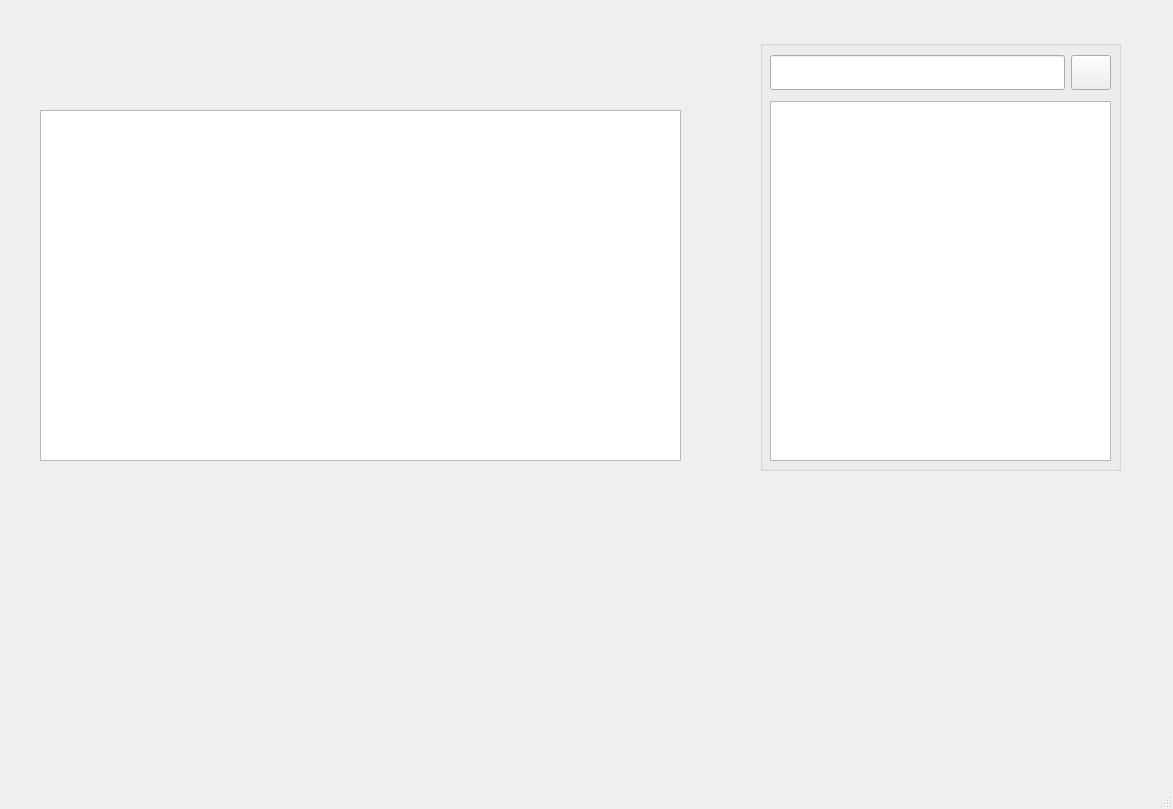
<?xml version="1.0" encoding="UTF-8"?>
<ui version="4.0">
 <class>MainWindow</class>
 <widget class="QMainWindow" name="MainWindow">
  <property name="geometry">
   <rect>
    <x>0</x>
    <y>0</y>
    <width>1173</width>
    <height>809</height>
   </rect>
  </property>
  <property name="windowTitle">
   <string>MainWindow</string>
  </property>
  <widget class="QWidget" name="centralwidget">
   <widget class="QLabel" name="label">
    <property name="geometry">
     <rect>
      <x>0</x>
      <y>0</y>
      <width>1171</width>
      <height>761</height>
     </rect>
    </property>
    <property name="text">
     <string/>
    </property>
    <property name="pixmap">
     <pixmap>../../image/ReadReview.png</pixmap>
    </property>
    <property name="scaledContents">
     <bool>true</bool>
    </property>
   </widget>
   <widget class="QLabel" name="label_poster">
    <property name="geometry">
     <rect>
      <x>30</x>
      <y>490</y>
      <width>241</width>
      <height>251</height>
     </rect>
    </property>
    <property name="text">
     <string/>
    </property>
    <property name="textFormat">
     <enum>Qt::RichText</enum>
    </property>
    <property name="scaledContents">
     <bool>true</bool>
    </property>
    <property name="wordWrap">
     <bool>false</bool>
    </property>
   </widget>
   <widget class="QLineEdit" name="lineEdit_Title">
    <property name="geometry">
     <rect>
      <x>470</x>
      <y>520</y>
      <width>211</width>
      <height>41</height>
     </rect>
    </property>
    <property name="font">
     <font>
      <pointsize>13</pointsize>
     </font>
    </property>
    <property name="styleSheet">
     <string notr="true">QLineEdit {
    background: transparent;
    border: none;
}
</string>
    </property>
    <property name="text">
     <string/>
    </property>
   </widget>
   <widget class="QLineEdit" name="lineEditCharacters">
    <property name="geometry">
     <rect>
      <x>470</x>
      <y>600</y>
      <width>211</width>
      <height>31</height>
     </rect>
    </property>
    <property name="font">
     <font>
      <pointsize>13</pointsize>
     </font>
    </property>
    <property name="styleSheet">
     <string notr="true">QLineEdit {
    background: transparent;
    border: none;
}
</string>
    </property>
    <property name="text">
     <string/>
    </property>
   </widget>
   <widget class="QLineEdit" name="lineEdit_Date">
    <property name="geometry">
     <rect>
      <x>470</x>
      <y>680</y>
      <width>221</width>
      <height>31</height>
     </rect>
    </property>
    <property name="font">
     <font>
      <pointsize>13</pointsize>
     </font>
    </property>
    <property name="styleSheet">
     <string notr="true">QLineEdit {
    background: transparent;
    border: none;
}
</string>
    </property>
    <property name="text">
     <string/>
    </property>
   </widget>
   <widget class="QLineEdit" name="lineEdit_Author">
    <property name="geometry">
     <rect>
      <x>900</x>
      <y>520</y>
      <width>211</width>
      <height>41</height>
     </rect>
    </property>
    <property name="font">
     <font>
      <pointsize>13</pointsize>
     </font>
    </property>
    <property name="styleSheet">
     <string notr="true">QLineEdit {
    background: transparent;
    border: none;
}
</string>
    </property>
    <property name="text">
     <string/>
    </property>
   </widget>
   <widget class="QLineEdit" name="lineEdit_LinkFilm">
    <property name="geometry">
     <rect>
      <x>900</x>
      <y>600</y>
      <width>211</width>
      <height>31</height>
     </rect>
    </property>
    <property name="font">
     <font>
      <pointsize>13</pointsize>
     </font>
    </property>
    <property name="styleSheet">
     <string notr="true">QLineEdit {
    background: transparent;
    border: none;
}
</string>
    </property>
    <property name="text">
     <string/>
    </property>
   </widget>
   <widget class="QPushButton" name="pushButton_Back">
    <property name="geometry">
     <rect>
      <x>930</x>
      <y>670</y>
      <width>191</width>
      <height>61</height>
     </rect>
    </property>
    <property name="text">
     <string/>
    </property>
    <property name="flat">
     <bool>true</bool>
    </property>
   </widget>
   <widget class="QPushButton" name="pushButton_Exit">
    <property name="geometry">
     <rect>
      <x>1122</x>
      <y>0</y>
      <width>51</width>
      <height>51</height>
     </rect>
    </property>
    <property name="text">
     <string/>
    </property>
    <property name="flat">
     <bool>true</bool>
    </property>
   </widget>
   <widget class="QTextEdit" name="textEdit">
    <property name="geometry">
     <rect>
      <x>40</x>
      <y>110</y>
      <width>641</width>
      <height>351</height>
     </rect>
    </property>
    <property name="font">
     <font>
      <pointsize>8</pointsize>
     </font>
    </property>
   </widget>
   <widget class="QGroupBox" name="groupBox">
    <property name="geometry">
     <rect>
      <x>760</x>
      <y>40</y>
      <width>361</width>
      <height>431</height>
     </rect>
    </property>
    <property name="title">
     <string/>
    </property>
    <widget class="QWidget" name="verticalLayoutWidget">
     <property name="geometry">
      <rect>
       <x>10</x>
       <y>10</y>
       <width>341</width>
       <height>411</height>
      </rect>
     </property>
     <layout class="QVBoxLayout" name="verticalLayout">
      <item>
       <layout class="QHBoxLayout" name="horizontalLayout_3" stretch="5,1">
        <property name="sizeConstraint">
         <enum>QLayout::SetMinimumSize</enum>
        </property>
        <property name="topMargin">
         <number>5</number>
        </property>
        <property name="bottomMargin">
         <number>5</number>
        </property>
        <item>
         <widget class="QLineEdit" name="lineEdit_Search">
          <property name="maximumSize">
           <size>
            <width>16777215</width>
            <height>70</height>
           </size>
          </property>
         </widget>
        </item>
        <item>
         <widget class="QPushButton" name="pushButton_Search">
          <property name="minimumSize">
           <size>
            <width>15</width>
            <height>35</height>
           </size>
          </property>
          <property name="maximumSize">
           <size>
            <width>40</width>
            <height>70</height>
           </size>
          </property>
          <property name="text">
           <string/>
          </property>
          <property name="icon">
           <iconset>
            <normaloff>../../image/icon/search.webp</normaloff>../../image/icon/search.webp</iconset>
          </property>
          <property name="iconSize">
           <size>
            <width>25</width>
            <height>25</height>
           </size>
          </property>
         </widget>
        </item>
       </layout>
      </item>
      <item>
       <widget class="QListWidget" name="listWidget">
        <property name="font">
         <font>
          <pointsize>12</pointsize>
         </font>
        </property>
       </widget>
      </item>
     </layout>
    </widget>
   </widget>
  </widget>
  <widget class="QMenuBar" name="menubar">
   <property name="geometry">
    <rect>
     <x>0</x>
     <y>0</y>
     <width>1173</width>
     <height>26</height>
    </rect>
   </property>
  </widget>
  <widget class="QStatusBar" name="statusbar"/>
 </widget>
 <resources/>
 <connections/>
</ui>
